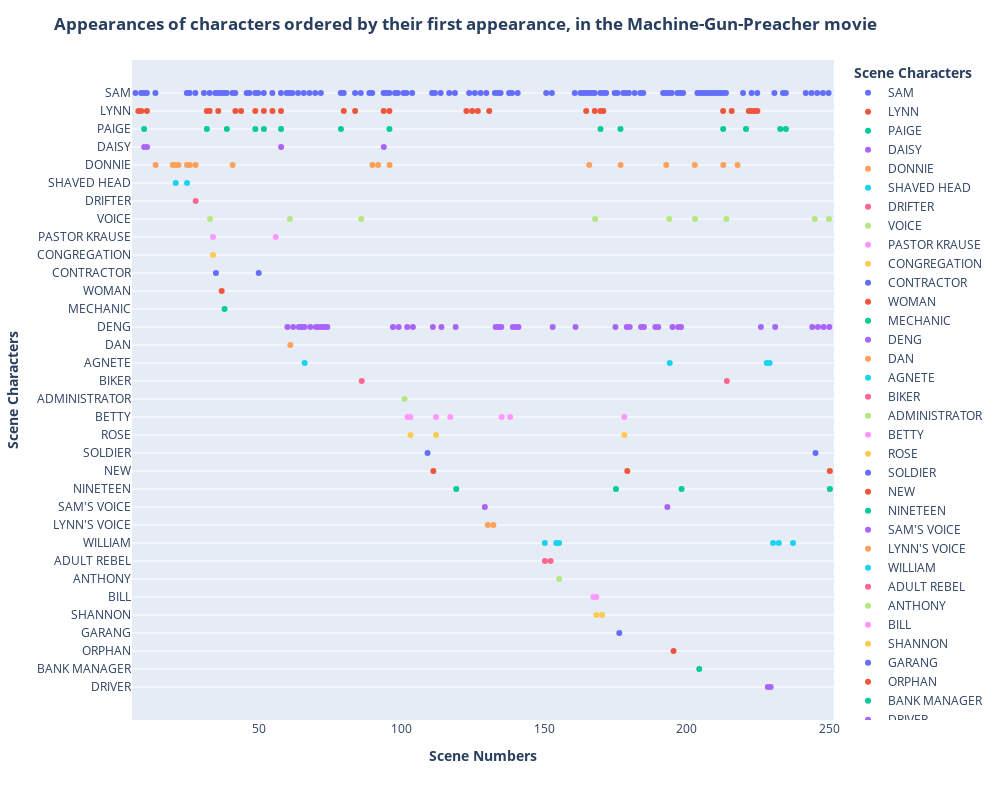

Notebook code for this chart:
### Code cell
df_xter_app = dia.character_appearances(movie_characters)

### Figure 1 — Plotly figure (JSON) as saved in the notebook; plotly's stock layout.template omitted (floating-point values rounded to 4 significant figures; data arrays with more than 128 entries replaced by an {"elided": "..."} marker saying what was removed)
{"data": [{"alignmentgroup": "True", "boxpoints": "all", "customdata": {"elided": "110x2 mixed values"}, "fillcolor": "rgba(255,255,255,0)", "hoveron": "points", "hovertemplate": "<b> Scene Characters <b>=%{customdata[0]}<br>Scene Numbers=%{customdata[1]}<extra></extra>", "legendgroup": "SAM", "line": {"color": "rgba(255,255,255,0)"}, "marker": {"color": "#636efa"}, "name": "SAM", "offsetgroup": "SAM", "orientation": "v", "pointpos": 0, "showlegend": true, "type": "box", "x": [7, 9, 10, 11, 14, 25, 26, 28, 31, 33, 35, 36, 37, 38, 39, 41, 42, 46, 47, 49, 50, 52, 55, 58, 60, 61, 62, 64, 66, 68, 70, 72, 79, 80, 84, 86, 89, 90, 94, 95, 96, 98, 99, 101, 102, 104, 111, 112, 114, 117, 119, 124, 126, 128, 130, 133, 134, 135, 138, 139, 141, 151, 153, 161, 163, 164, 165, 166, 167, 168, 170, 171, 172, 175, 176, 178, 179, 180, 182, 184, 185, 192, 193, 194, 195, 197, 198, 199, 204, 205, 206, 207, 208, 209, 210, 211, 212, 213, 214, 220, 223, 225, 231, 234, 235, 242, 244, 246, 248, 250], "x0": " ", "xaxis": "x", "y": ["SAM", "SAM", "SAM", "SAM", "SAM", "SAM", "SAM", "SAM", "SAM", "SAM", "SAM", "SAM", "SAM", "SAM", "SAM", "SAM", "SAM", "SAM", "SAM", "SAM", "SAM", "SAM", "SAM", "SAM", "SAM", "SAM", "SAM", "SAM", "SAM", "SAM", "SAM", "SAM", "SAM", "SAM", "SAM", "SAM", "SAM", "SAM", "SAM", "SAM", "SAM", "SAM", "SAM", "SAM", "SAM", "SAM", "SAM", "SAM", "SAM", "SAM", "SAM", "SAM", "SAM", "SAM", "SAM", "SAM", "SAM", "SAM", "SAM", "SAM", "SAM", "SAM", "SAM", "SAM", "SAM", "SAM", "SAM", "SAM", "SAM", "SAM", "SAM", "SAM", "SAM", "SAM", "SAM", "SAM", "SAM", "SAM", "SAM", "SAM", "SAM", "SAM", "SAM", "SAM", "SAM", "SAM", "SAM", "SAM", "SAM", "SAM", "SAM", "SAM", "SAM", "SAM", "SAM", "SAM", "SAM", "SAM", "SAM", "SAM", "SAM", "SAM", "SAM", "SAM", "SAM", "SAM", "SAM", "SAM", "SAM", "SAM"], "y0": " ", "yaxis": "y"}, {"alignmentgroup": "True", "boxpoints": "all", "customdata": [["LYNN", 8], ["LYNN", 9], ["LYNN", 11], ["LYNN", 32], ["LYNN", 33], ["LYNN", 36], ["LYNN", 42], ["LYNN", 44], ["LYNN", 49], ["LYNN", 52], ["LYNN", 55], ["LYNN", 58], ["LYNN", 80], ["LYNN", 84], ["LYNN", 94], ["LYNN", 96], ["LYNN", 123], ["LYNN", 125], ["LYNN", 127], ["LYNN", 131], ["LYNN", 165], ["LYNN", 168], ["LYNN", 170], ["LYNN", 171], ["LYNN", 213], ["LYNN", 216], ["LYNN", 222], ["LYNN", 223], ["LYNN", 224], ["LYNN", 225]], "fillcolor": "rgba(255,255,255,0)", "hoveron": "points", "hovertemplate": "<b> Scene Characters <b>=%{customdata[0]}<br>Scene Numbers=%{customdata[1]}<extra></extra>", "legendgroup": "LYNN", "line": {"color": "rgba(255,255,255,0)"}, "marker": {"color": "#EF553B"}, "name": "LYNN", "offsetgroup": "LYNN", "orientation": "v", "pointpos": 0, "showlegend": true, "type": "box", "x": [8, 9, 11, 32, 33, 36, 42, 44, 49, 52, 55, 58, 80, 84, 94, 96, 123, 125, 127, 131, 165, 168, 170, 171, 213, 216, 222, 223, 224, 225], "x0": " ", "xaxis": "x", "y": ["LYNN", "LYNN", "LYNN", "LYNN", "LYNN", "LYNN", "LYNN", "LYNN", "LYNN", "LYNN", "LYNN", "LYNN", "LYNN", "LYNN", "LYNN", "LYNN", "LYNN", "LYNN", "LYNN", "LYNN", "LYNN", "LYNN", "LYNN", "LYNN", "LYNN", "LYNN", "LYNN", "LYNN", "LYNN", "LYNN"], "y0": " ", "yaxis": "y"}, {"alignmentgroup": "True", "boxpoints": "all", "customdata": [["PAIGE", 10], ["PAIGE", 32], ["PAIGE", 39], ["PAIGE", 49], ["PAIGE", 52], ["PAIGE", 58], ["PAIGE", 79], ["PAIGE", 96], ["PAIGE", 170], ["PAIGE", 177], ["PAIGE", 213], ["PAIGE", 221], ["PAIGE", 233], ["PAIGE", 235]], "fillcolor": "rgba(255,255,255,0)", "hoveron": "points", "hovertemplate": "<b> Scene Characters <b>=%{customdata[0]}<br>Scene Numbers=%{customdata[1]}<extra></extra>", "legendgroup": "PAIGE", "line": {"color": "rgba(255,255,255,0)"}, "marker": {"color": "#00cc96"}, "name": "PAIGE", "offsetgroup": "PAIGE", "orientation": "v", "pointpos": 0, "showlegend": true, "type": "box", "x": [10, 32, 39, 49, 52, 58, 79, 96, 170, 177, 213, 221, 233, 235], "x0": " ", "xaxis": "x", "y": ["PAIGE", "PAIGE", "PAIGE", "PAIGE", "PAIGE", "PAIGE", "PAIGE", "PAIGE", "PAIGE", "PAIGE", "PAIGE", "PAIGE", "PAIGE", "PAIGE"], "y0": " ", "yaxis": "y"}, {"alignmentgroup": "True", "boxpoints": "all", "customdata": [["DAISY", 10], ["DAISY", 11], ["DAISY", 58], ["DAISY", 94]], "fillcolor": "rgba(255,255,255,0)", "hoveron": "points", "hovertemplate": "<b> Scene Characters <b>=%{customdata[0]}<br>Scene Numbers=%{customdata[1]}<extra></extra>", "legendgroup": "DAISY", "line": {"color": "rgba(255,255,255,0)"}, "marker": {"color": "#ab63fa"}, "name": "DAISY", "offsetgroup": "DAISY", "orientation": "v", "pointpos": 0, "showlegend": true, "type": "box", "x": [10, 11, 58, 94], "x0": " ", "xaxis": "x", "y": ["DAISY", "DAISY", "DAISY", "DAISY"], "y0": " ", "yaxis": "y"}, {"alignmentgroup": "True", "boxpoints": "all", "customdata": [["DONNIE", 14], ["DONNIE", 20], ["DONNIE", 21], ["DONNIE", 22], ["DONNIE", 25], ["DONNIE", 26], ["DONNIE", 28], ["DONNIE", 41], ["DONNIE", 90], ["DONNIE", 92], ["DONNIE", 96], ["DONNIE", 166], ["DONNIE", 177], ["DONNIE", 193], ["DONNIE", 203], ["DONNIE", 213], ["DONNIE", 218]], "fillcolor": "rgba(255,255,255,0)", "hoveron": "points", "hovertemplate": "<b> Scene Characters <b>=%{customdata[0]}<br>Scene Numbers=%{customdata[1]}<extra></extra>", "legendgroup": "DONNIE", "line": {"color": "rgba(255,255,255,0)"}, "marker": {"color": "#FFA15A"}, "name": "DONNIE", "offsetgroup": "DONNIE", "orientation": "v", "pointpos": 0, "showlegend": true, "type": "box", "x": [14, 20, 21, 22, 25, 26, 28, 41, 90, 92, 96, 166, 177, 193, 203, 213, 218], "x0": " ", "xaxis": "x", "y": ["DONNIE", "DONNIE", "DONNIE", "DONNIE", "DONNIE", "DONNIE", "DONNIE", "DONNIE", "DONNIE", "DONNIE", "DONNIE", "DONNIE", "DONNIE", "DONNIE", "DONNIE", "DONNIE", "DONNIE"], "y0": " ", "yaxis": "y"}, {"alignmentgroup": "True", "boxpoints": "all", "customdata": [["SHAVED HEAD", 21], ["SHAVED HEAD", 25]], "fillcolor": "rgba(255,255,255,0)", "hoveron": "points", "hovertemplate": "<b> Scene Characters <b>=%{customdata[0]}<br>Scene Numbers=%{customdata[1]}<extra></extra>", "legendgroup": "SHAVED HEAD", "line": {"color": "rgba(255,255,255,0)"}, "marker": {"color": "#19d3f3"}, "name": "SHAVED HEAD", "offsetgroup": "SHAVED HEAD", "orientation": "v", "pointpos": 0, "showlegend": true, "type": "box", "x": [21, 25], "x0": " ", "xaxis": "x", "y": ["SHAVED HEAD", "SHAVED HEAD"], "y0": " ", "yaxis": "y"}, {"alignmentgroup": "True", "boxpoints": "all", "customdata": [["DRIFTER", 28]], "fillcolor": "rgba(255,255,255,0)", "hoveron": "points", "hovertemplate": "<b> Scene Characters <b>=%{customdata[0]}<br>Scene Numbers=%{customdata[1]}<extra></extra>", "legendgroup": "DRIFTER", "line": {"color": "rgba(255,255,255,0)"}, "marker": {"color": "#FF6692"}, "name": "DRIFTER", "offsetgroup": "DRIFTER", "orientation": "v", "pointpos": 0, "showlegend": true, "type": "box", "x": [28], "x0": " ", "xaxis": "x", "y": ["DRIFTER"], "y0": " ", "yaxis": "y"}, {"alignmentgroup": "True", "boxpoints": "all", "customdata": [["VOICE", 33], ["VOICE", 61], ["VOICE", 86], ["VOICE", 168], ["VOICE", 194], ["VOICE", 203], ["VOICE", 214], ["VOICE", 245], ["VOICE", 250]], "fillcolor": "rgba(255,255,255,0)", "hoveron": "points", "hovertemplate": "<b> Scene Characters <b>=%{customdata[0]}<br>Scene Numbers=%{customdata[1]}<extra></extra>", "legendgroup": "VOICE", "line": {"color": "rgba(255,255,255,0)"}, "marker": {"color": "#B6E880"}, "name": "VOICE", "offsetgroup": "VOICE", "orientation": "v", "pointpos": 0, "showlegend": true, "type": "box", "x": [33, 61, 86, 168, 194, 203, 214, 245, 250], "x0": " ", "xaxis": "x", "y": ["VOICE", "VOICE", "VOICE", "VOICE", "VOICE", "VOICE", "VOICE", "VOICE", "VOICE"], "y0": " ", "yaxis": "y"}, {"alignmentgroup": "True", "boxpoints": "all", "customdata": [["PASTOR KRAUSE", 34], ["PASTOR KRAUSE", 56]], "fillcolor": "rgba(255,255,255,0)", "hoveron": "points", "hovertemplate": "<b> Scene Characters <b>=%{customdata[0]}<br>Scene Numbers=%{customdata[1]}<extra></extra>", "legendgroup": "PASTOR KRAUSE", "line": {"color": "rgba(255,255,255,0)"}, "marker": {"color": "#FF97FF"}, "name": "PASTOR KRAUSE", "offsetgroup": "PASTOR KRAUSE", "orientation": "v", "pointpos": 0, "showlegend": true, "type": "box", "x": [34, 56], "x0": " ", "xaxis": "x", "y": ["PASTOR KRAUSE", "PASTOR KRAUSE"], "y0": " ", "yaxis": "y"}, {"alignmentgroup": "True", "boxpoints": "all", "customdata": [["CONGREGATION", 34]], "fillcolor": "rgba(255,255,255,0)", "hoveron": "points", "hovertemplate": "<b> Scene Characters <b>=%{customdata[0]}<br>Scene Numbers=%{customdata[1]}<extra></extra>", "legendgroup": "CONGREGATION", "line": {"color": "rgba(255,255,255,0)"}, "marker": {"color": "#FECB52"}, "name": "CONGREGATION", "offsetgroup": "CONGREGATION", "orientation": "v", "pointpos": 0, "showlegend": true, "type": "box", "x": [34], "x0": " ", "xaxis": "x", "y": ["CONGREGATION"], "y0": " ", "yaxis": "y"}, {"alignmentgroup": "True", "boxpoints": "all", "customdata": [["CONTRACTOR", 35], ["CONTRACTOR", 50]], "fillcolor": "rgba(255,255,255,0)", "hoveron": "points", "hovertemplate": "<b> Scene Characters <b>=%{customdata[0]}<br>Scene Numbers=%{customdata[1]}<extra></extra>", "legendgroup": "CONTRACTOR", "line": {"color": "rgba(255,255,255,0)"}, "marker": {"color": "#636efa"}, "name": "CONTRACTOR", "offsetgroup": "CONTRACTOR", "orientation": "v", "pointpos": 0, "showlegend": true, "type": "box", "x": [35, 50], "x0": " ", "xaxis": "x", "y": ["CONTRACTOR", "CONTRACTOR"], "y0": " ", "yaxis": "y"}, {"alignmentgroup": "True", "boxpoints": "all", "customdata": [["WOMAN", 37]], "fillcolor": "rgba(255,255,255,0)", "hoveron": "points", "hovertemplate": "<b> Scene Characters <b>=%{customdata[0]}<br>Scene Numbers=%{customdata[1]}<extra></extra>", "legendgroup": "WOMAN", "line": {"color": "rgba(255,255,255,0)"}, "marker": {"color": "#EF553B"}, "name": "WOMAN", "offsetgroup": "WOMAN", "orientation": "v", "pointpos": 0, "showlegend": true, "type": "box", "x": [37], "x0": " ", "xaxis": "x", "y": ["WOMAN"], "y0": " ", "yaxis": "y"}, {"alignmentgroup": "True", "boxpoints": "all", "customdata": [["MECHANIC", 38]], "fillcolor": "rgba(255,255,255,0)", "hoveron": "points", "hovertemplate": "<b> Scene Characters <b>=%{customdata[0]}<br>Scene Numbers=%{customdata[1]}<extra></extra>", "legendgroup": "MECHANIC", "line": {"color": "rgba(255,255,255,0)"}, "marker": {"color": "#00cc96"}, "name": "MECHANIC", "offsetgroup": "MECHANIC", "orientation": "v", "pointpos": 0, "showlegend": true, "type": "box", "x": [38], "x0": " ", "xaxis": "x", "y": ["MECHANIC"], "y0": " ", "yaxis": "y"}, {"alignmentgroup": "True", "boxpoints": "all", "customdata": [["DENG", 60], ["DENG", 62], ["DENG", 64], ["DENG", 65], ["DENG", 66], ["DENG", 68], ["DENG", 70], ["DENG", 71], ["DENG", 72], ["DENG", 73], ["DENG", 74], ["DENG", 97], ["DENG", 99], ["DENG", 102], ["DENG", 104], ["DENG", 111], ["DENG", 114], ["DENG", 119], ["DENG", 133], ["DENG", 134], ["DENG", 135], ["DENG", 139], ["DENG", 140], ["DENG", 141], ["DENG", 153], ["DENG", 161], ["DENG", 175], ["DENG", 179], ["DENG", 180], ["DENG", 184], ["DENG", 185], ["DENG", 189], ["DENG", 190], ["DENG", 195], ["DENG", 197], ["DENG", 198], ["DENG", 226], ["DENG", 231], ["DENG", 244], ["DENG", 246], ["DENG", 248], ["DENG", 250]], "fillcolor": "rgba(255,255,255,0)", "hoveron": "points", "hovertemplate": "<b> Scene Characters <b>=%{customdata[0]}<br>Scene Numbers=%{customdata[1]}<extra></extra>", "legendgroup": "DENG", "line": {"color": "rgba(255,255,255,0)"}, "marker": {"color": "#ab63fa"}, "name": "DENG", "offsetgroup": "DENG", "orientation": "v", "pointpos": 0, "showlegend": true, "type": "box", "x": [60, 62, 64, 65, 66, 68, 70, 71, 72, 73, 74, 97, 99, 102, 104, 111, 114, 119, 133, 134, 135, 139, 140, 141, 153, 161, 175, 179, 180, 184, 185, 189, 190, 195, 197, 198, 226, 231, 244, 246, 248, 250], "x0": " ", "xaxis": "x", "y": ["DENG", "DENG", "DENG", "DENG", "DENG", "DENG", "DENG", "DENG", "DENG", "DENG", "DENG", "DENG", "DENG", "DENG", "DENG", "DENG", "DENG", "DENG", "DENG", "DENG", "DENG", "DENG", "DENG", "DENG", "DENG", "DENG", "DENG", "DENG", "DENG", "DENG", "DENG", "DENG", "DENG", "DENG", "DENG", "DENG", "DENG", "DENG", "DENG", "DENG", "DENG", "DENG"], "y0": " ", "yaxis": "y"}, {"alignmentgroup": "True", "boxpoints": "all", "customdata": [["DAN", 61]], "fillcolor": "rgba(255,255,255,0)", "hoveron": "points", "hovertemplate": "<b> Scene Characters <b>=%{customdata[0]}<br>Scene Numbers=%{customdata[1]}<extra></extra>", "legendgroup": "DAN", "line": {"color": "rgba(255,255,255,0)"}, "marker": {"color": "#FFA15A"}, "name": "DAN", "offsetgroup": "DAN", "orientation": "v", "pointpos": 0, "showlegend": true, "type": "box", "x": [61], "x0": " ", "xaxis": "x", "y": ["DAN"], "y0": " ", "yaxis": "y"}, {"alignmentgroup": "True", "boxpoints": "all", "customdata": [["AGNETE", 66], ["AGNETE", 194], ["AGNETE", 228], ["AGNETE", 229]], "fillcolor": "rgba(255,255,255,0)", "hoveron": "points", "hovertemplate": "<b> Scene Characters <b>=%{customdata[0]}<br>Scene Numbers=%{customdata[1]}<extra></extra>", "legendgroup": "AGNETE", "line": {"color": "rgba(255,255,255,0)"}, "marker": {"color": "#19d3f3"}, "name": "AGNETE", "offsetgroup": "AGNETE", "orientation": "v", "pointpos": 0, "showlegend": true, "type": "box", "x": [66, 194, 228, 229], "x0": " ", "xaxis": "x", "y": ["AGNETE", "AGNETE", "AGNETE", "AGNETE"], "y0": " ", "yaxis": "y"}, {"alignmentgroup": "True", "boxpoints": "all", "customdata": [["BIKER", 86], ["BIKER", 214]], "fillcolor": "rgba(255,255,255,0)", "hoveron": "points", "hovertemplate": "<b> Scene Characters <b>=%{customdata[0]}<br>Scene Numbers=%{customdata[1]}<extra></extra>", "legendgroup": "BIKER", "line": {"color": "rgba(255,255,255,0)"}, "marker": {"color": "#FF6692"}, "name": "BIKER", "offsetgroup": "BIKER", "orientation": "v", "pointpos": 0, "showlegend": true, "type": "box", "x": [86, 214], "x0": " ", "xaxis": "x", "y": ["BIKER", "BIKER"], "y0": " ", "yaxis": "y"}, {"alignmentgroup": "True", "boxpoints": "all", "customdata": [["ADMINISTRATOR", 101]], "fillcolor": "rgba(255,255,255,0)", "hoveron": "points", "hovertemplate": "<b> Scene Characters <b>=%{customdata[0]}<br>Scene Numbers=%{customdata[1]}<extra></extra>", "legendgroup": "ADMINISTRATOR", "line": {"color": "rgba(255,255,255,0)"}, "marker": {"color": "#B6E880"}, "name": "ADMINISTRATOR", "offsetgroup": "ADMINISTRATOR", "orientation": "v", "pointpos": 0, "showlegend": true, "type": "box", "x": [101], "x0": " ", "xaxis": "x", "y": ["ADMINISTRATOR"], "y0": " ", "yaxis": "y"}, {"alignmentgroup": "True", "boxpoints": "all", "customdata": [["BETTY", 102], ["BETTY", 103], ["BETTY", 112], ["BETTY", 117], ["BETTY", 135], ["BETTY", 138], ["BETTY", 178]], "fillcolor": "rgba(255,255,255,0)", "hoveron": "points", "hovertemplate": "<b> Scene Characters <b>=%{customdata[0]}<br>Scene Numbers=%{customdata[1]}<extra></extra>", "legendgroup": "BETTY", "line": {"color": "rgba(255,255,255,0)"}, "marker": {"color": "#FF97FF"}, "name": "BETTY", "offsetgroup": "BETTY", "orientation": "v", "pointpos": 0, "showlegend": true, "type": "box", "x": [102, 103, 112, 117, 135, 138, 178], "x0": " ", "xaxis": "x", "y": ["BETTY", "BETTY", "BETTY", "BETTY", "BETTY", "BETTY", "BETTY"], "y0": " ", "yaxis": "y"}, {"alignmentgroup": "True", "boxpoints": "all", "customdata": [["ROSE", 103], ["ROSE", 112], ["ROSE", 178]], "fillcolor": "rgba(255,255,255,0)", "hoveron": "points", "hovertemplate": "<b> Scene Characters <b>=%{customdata[0]}<br>Scene Numbers=%{customdata[1]}<extra></extra>", "legendgroup": "ROSE", "line": {"color": "rgba(255,255,255,0)"}, "marker": {"color": "#FECB52"}, "name": "ROSE", "offsetgroup": "ROSE", "orientation": "v", "pointpos": 0, "showlegend": true, "type": "box", "x": [103, 112, 178], "x0": " ", "xaxis": "x", "y": ["ROSE", "ROSE", "ROSE"], "y0": " ", "yaxis": "y"}, {"alignmentgroup": "True", "boxpoints": "all", "customdata": [["SOLDIER", 109], ["SOLDIER", 245]], "fillcolor": "rgba(255,255,255,0)", "hoveron": "points", "hovertemplate": "<b> Scene Characters <b>=%{customdata[0]}<br>Scene Numbers=%{customdata[1]}<extra></extra>", "legendgroup": "SOLDIER", "line": {"color": "rgba(255,255,255,0)"}, "marker": {"color": "#636efa"}, "name": "SOLDIER", "offsetgroup": "SOLDIER", "orientation": "v", "pointpos": 0, "showlegend": true, "type": "box", "x": [109, 245], "x0": " ", "xaxis": "x", "y": ["SOLDIER", "SOLDIER"], "y0": " ", "yaxis": "y"}, {"alignmentgroup": "True", "boxpoints": "all", "customdata": [["NEW", 111], ["NEW", 179], ["NEW", 250]], "fillcolor": "rgba(255,255,255,0)", "hoveron": "points", "hovertemplate": "<b> Scene Characters <b>=%{customdata[0]}<br>Scene Numbers=%{customdata[1]}<extra></extra>", "legendgroup": "NEW", "line": {"color": "rgba(255,255,255,0)"}, "marker": {"color": "#EF553B"}, "name": "NEW", "offsetgroup": "NEW", "orientation": "v", "pointpos": 0, "showlegend": true, "type": "box", "x": [111, 179, 250], "x0": " ", "xaxis": "x", "y": ["NEW", "NEW", "NEW"], "y0": " ", "yaxis": "y"}, {"alignmentgroup": "True", "boxpoints": "all", "customdata": [["NINETEEN", 119], ["NINETEEN", 175], ["NINETEEN", 198], ["NINETEEN", 250]], "fillcolor": "rgba(255,255,255,0)", "hoveron": "points", "hovertemplate": "<b> Scene Characters <b>=%{customdata[0]}<br>Scene Numbers=%{customdata[1]}<extra></extra>", "legendgroup": "NINETEEN", "line": {"color": "rgba(255,255,255,0)"}, "marker": {"color": "#00cc96"}, "name": "NINETEEN", "offsetgroup": "NINETEEN", "orientation": "v", "pointpos": 0, "showlegend": true, "type": "box", "x": [119, 175, 198, 250], "x0": " ", "xaxis": "x", "y": ["NINETEEN", "NINETEEN", "NINETEEN", "NINETEEN"], "y0": " ", "yaxis": "y"}, {"alignmentgroup": "True", "boxpoints": "all", "customdata": [["SAM'S VOICE", 129], ["SAM'S VOICE", 193]], "fillcolor": "rgba(255,255,255,0)", "hoveron": "points", "hovertemplate": "<b> Scene Characters <b>=%{customdata[0]}<br>Scene Numbers=%{customdata[1]}<extra></extra>", "legendgroup": "SAM'S VOICE", "line": {"color": "rgba(255,255,255,0)"}, "marker": {"color": "#ab63fa"}, "name": "SAM'S VOICE", "offsetgroup": "SAM'S VOICE", "orientation": "v", "pointpos": 0, "showlegend": true, "type": "box", "x": [129, 193], "x0": " ", "xaxis": "x", "y": ["SAM'S VOICE", "SAM'S VOICE"], "y0": " ", "yaxis": "y"}, {"alignmentgroup": "True", "boxpoints": "all", "customdata": [["LYNN'S VOICE", 130], ["LYNN'S VOICE", 132]], "fillcolor": "rgba(255,255,255,0)", "hoveron": "points", "hovertemplate": "<b> Scene Characters <b>=%{customdata[0]}<br>Scene Numbers=%{customdata[1]}<extra></extra>", "legendgroup": "LYNN'S VOICE", "line": {"color": "rgba(255,255,255,0)"}, "marker": {"color": "#FFA15A"}, "name": "LYNN'S VOICE", "offsetgroup": "LYNN'S VOICE", "orientation": "v", "pointpos": 0, "showlegend": true, "type": "box", "x": [130, 132], "x0": " ", "xaxis": "x", "y": ["LYNN'S VOICE", "LYNN'S VOICE"], "y0": " ", "yaxis": "y"}, {"alignmentgroup": "True", "boxpoints": "all", "customdata": [["WILLIAM", 150], ["WILLIAM", 154], ["WILLIAM", 155], ["WILLIAM", 230], ["WILLIAM", 232], ["WILLIAM", 237]], "fillcolor": "rgba(255,255,255,0)", "hoveron": "points", "hovertemplate": "<b> Scene Characters <b>=%{customdata[0]}<br>Scene Numbers=%{customdata[1]}<extra></extra>", "legendgroup": "WILLIAM", "line": {"color": "rgba(255,255,255,0)"}, "marker": {"color": "#19d3f3"}, "name": "WILLIAM", "offsetgroup": "WILLIAM", "orientation": "v", "pointpos": 0, "showlegend": true, "type": "box", "x": [150, 154, 155, 230, 232, 237], "x0": " ", "xaxis": "x", "y": ["WILLIAM", "WILLIAM", "WILLIAM", "WILLIAM", "WILLIAM", "WILLIAM"], "y0": " ", "yaxis": "y"}, {"alignmentgroup": "True", "boxpoints": "all", "customdata": [["ADULT REBEL", 150], ["ADULT REBEL", 152]], "fillcolor": "rgba(255,255,255,0)", "hoveron": "points", "hovertemplate": "<b> Scene Characters <b>=%{customdata[0]}<br>Scene Numbers=%{customdata[1]}<extra></extra>", "legendgroup": "ADULT REBEL", "line": {"color": "rgba(255,255,255,0)"}, "marker": {"color": "#FF6692"}, "name": "ADULT REBEL", "offsetgroup": "ADULT REBEL", "orientation": "v", "pointpos": 0, "showlegend": true, "type": "box", "x": [150, 152], "x0": " ", "xaxis": "x", "y": ["ADULT REBEL", "ADULT REBEL"], "y0": " ", "yaxis": "y"}, {"alignmentgroup": "True", "boxpoints": "all", "customdata": [["ANTHONY", 155]], "fillcolor": "rgba(255,255,255,0)", "hoveron": "points", "hovertemplate": "<b> Scene Characters <b>=%{customdata[0]}<br>Scene Numbers=%{customdata[1]}<extra></extra>", "legendgroup": "ANTHONY", "line": {"color": "rgba(255,255,255,0)"}, "marker": {"color": "#B6E880"}, "name": "ANTHONY", "offsetgroup": "ANTHONY", "orientation": "v", "pointpos": 0, "showlegend": true, "type": "box", "x": [155], "x0": " ", "xaxis": "x", "y": ["ANTHONY"], "y0": " ", "yaxis": "y"}, {"alignmentgroup": "True", "boxpoints": "all", "customdata": [["BILL", 167], ["BILL", 168]], "fillcolor": "rgba(255,255,255,0)", "hoveron": "points", "hovertemplate": "<b> Scene Characters <b>=%{customdata[0]}<br>Scene Numbers=%{customdata[1]}<extra></extra>", "legendgroup": "BILL", "line": {"color": "rgba(255,255,255,0)"}, "marker": {"color": "#FF97FF"}, "name": "BILL", "offsetgroup": "BILL", "orientation": "v", "pointpos": 0, "showlegend": true, "type": "box", "x": [167, 168], "x0": " ", "xaxis": "x", "y": ["BILL", "BILL"], "y0": " ", "yaxis": "y"}, {"alignmentgroup": "True", "boxpoints": "all", "customdata": [["SHANNON", 168], ["SHANNON", 170]], "fillcolor": "rgba(255,255,255,0)", "hoveron": "points", "hovertemplate": "<b> Scene Characters <b>=%{customdata[0]}<br>Scene Numbers=%{customdata[1]}<extra></extra>", "legendgroup": "SHANNON", "line": {"color": "rgba(255,255,255,0)"}, "marker": {"color": "#FECB52"}, "name": "SHANNON", "offsetgroup": "SHANNON", "orientation": "v", "pointpos": 0, "showlegend": true, "type": "box", "x": [168, 170], "x0": " ", "xaxis": "x", "y": ["SHANNON", "SHANNON"], "y0": " ", "yaxis": "y"}, {"alignmentgroup": "True", "boxpoints": "all", "customdata": [["GARANG", 176]], "fillcolor": "rgba(255,255,255,0)", "hoveron": "points", "hovertemplate": "<b> Scene Characters <b>=%{customdata[0]}<br>Scene Numbers=%{customdata[1]}<extra></extra>", "legendgroup": "GARANG", "line": {"color": "rgba(255,255,255,0)"}, "marker": {"color": "#636efa"}, "name": "GARANG", "offsetgroup": "GARANG", "orientation": "v", "pointpos": 0, "showlegend": true, "type": "box", "x": [176], "x0": " ", "xaxis": "x", "y": ["GARANG"], "y0": " ", "yaxis": "y"}, {"alignmentgroup": "True", "boxpoints": "all", "customdata": [["ORPHAN", 195]], "fillcolor": "rgba(255,255,255,0)", "hoveron": "points", "hovertemplate": "<b> Scene Characters <b>=%{customdata[0]}<br>Scene Numbers=%{customdata[1]}<extra></extra>", "legendgroup": "ORPHAN", "line": {"color": "rgba(255,255,255,0)"}, "marker": {"color": "#EF553B"}, "name": "ORPHAN", "offsetgroup": "ORPHAN", "orientation": "v", "pointpos": 0, "showlegend": true, "type": "box", "x": [195], "x0": " ", "xaxis": "x", "y": ["ORPHAN"], "y0": " ", "yaxis": "y"}, {"alignmentgroup": "True", "boxpoints": "all", "customdata": [["BANK MANAGER", 204]], "fillcolor": "rgba(255,255,255,0)", "hoveron": "points", "hovertemplate": "<b> Scene Characters <b>=%{customdata[0]}<br>Scene Numbers=%{customdata[1]}<extra></extra>", "legendgroup": "BANK MANAGER", "line": {"color": "rgba(255,255,255,0)"}, "marker": {"color": "#00cc96"}, "name": "BANK MANAGER", "offsetgroup": "BANK MANAGER", "orientation": "v", "pointpos": 0, "showlegend": true, "type": "box", "x": [204], "x0": " ", "xaxis": "x", "y": ["BANK MANAGER"], "y0": " ", "yaxis": "y"}, {"alignmentgroup": "True", "boxpoints": "all", "customdata": [["DRIVER", 228], ["DRIVER", 229]], "fillcolor": "rgba(255,255,255,0)", "hoveron": "points", "hovertemplate": "<b> Scene Characters <b>=%{customdata[0]}<br>Scene Numbers=%{customdata[1]}<extra></extra>", "legendgroup": "DRIVER", "line": {"color": "rgba(255,255,255,0)"}, "marker": {"color": "#ab63fa"}, "name": "DRIVER", "offsetgroup": "DRIVER", "orientation": "v", "pointpos": 0, "showlegend": true, "type": "box", "x": [228, 229], "x0": " ", "xaxis": "x", "y": ["DRIVER", "DRIVER"], "y0": " ", "yaxis": "y"}], "layout": {"boxmode": "group", "height": 800, "legend": {"title": {"text": "<b> Scene Characters <b>"}, "tracegroupgap": 0}, "margin": {"t": 60}, "title": {"text": "<b> Appearances of characters ordered by their first appearance, in the Machine-Gun-Preacher movie <b>"}, "width": 1000, "xaxis": {"anchor": "y", "domain": [0, 1], "title": {"text": "<b> Scene Numbers <b>"}}, "yaxis": {"anchor": "x", "categoryarray": ["DRIVER", "BANK MANAGER", "ORPHAN", "GARANG", "SHANNON", "BILL", "ANTHONY", "ADULT REBEL", "WILLIAM", "LYNN'S VOICE", "SAM'S VOICE", "NINETEEN", "NEW", "SOLDIER", "ROSE", "BETTY", "ADMINISTRATOR", "BIKER", "AGNETE", "DAN", "DENG", "MECHANIC", "WOMAN", "CONTRACTOR", "CONGREGATION", "PASTOR KRAUSE", "VOICE", "DRIFTER", "SHAVED HEAD", "DONNIE", "DAISY", "PAIGE", "LYNN", "SAM"], "categoryorder": "array", "domain": [0, 1], "title": {"text": "<b> Scene Characters <b>"}}}}
